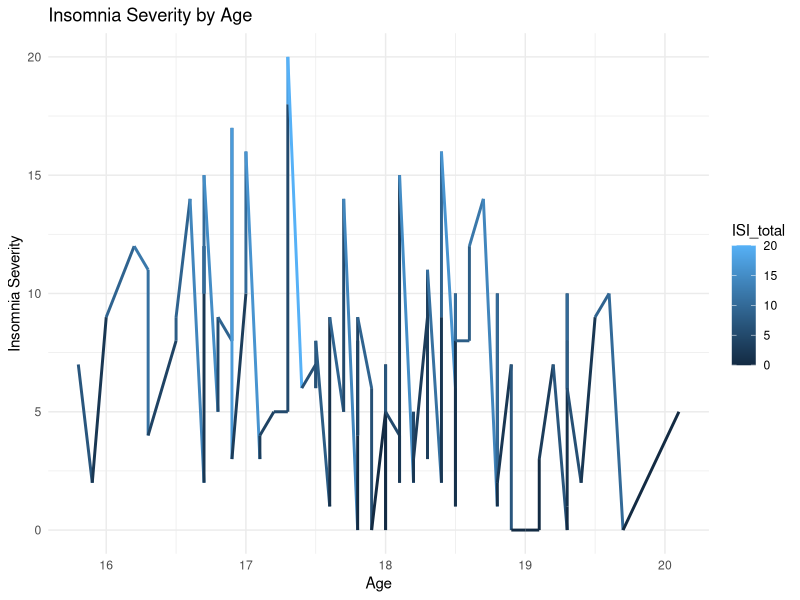
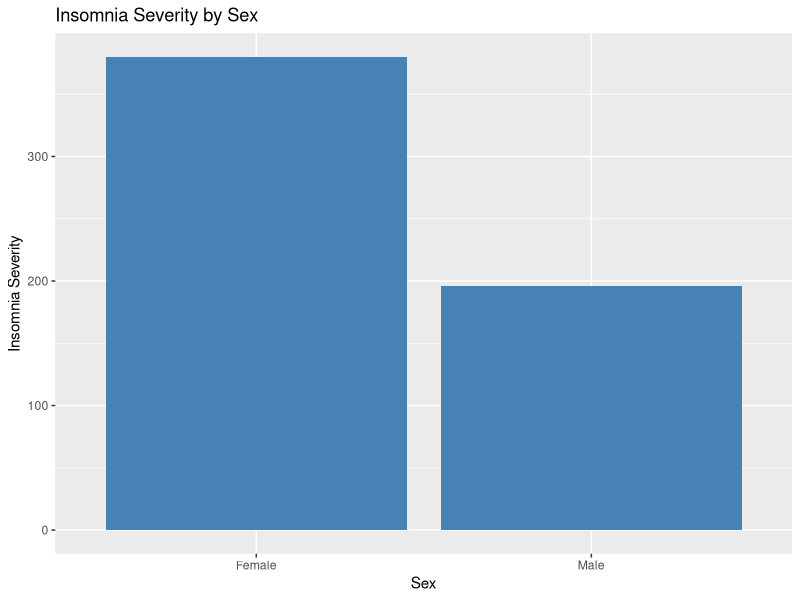
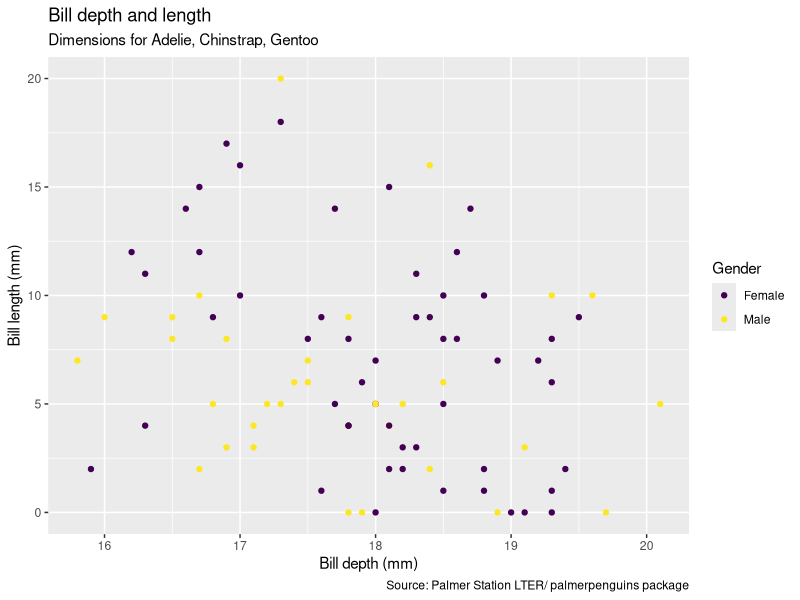
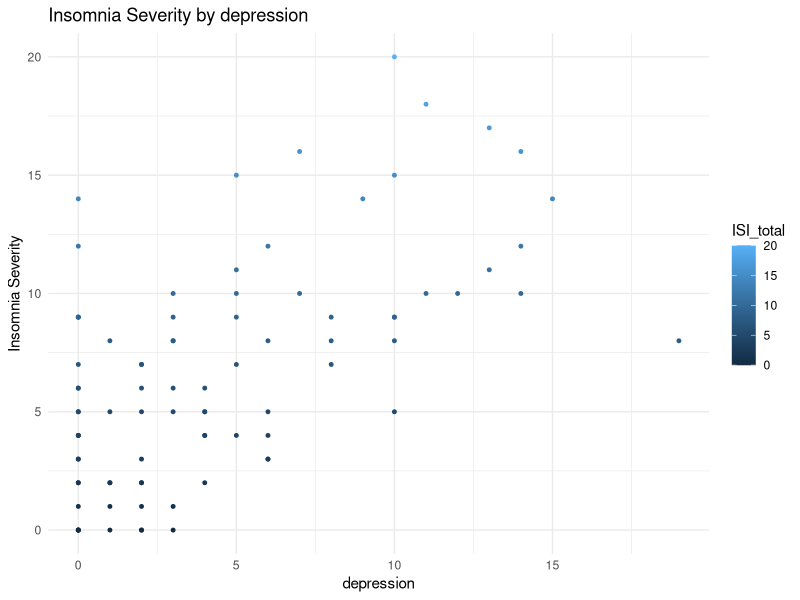

These charts were generated, in order, by the following R code:
## ---- chunk 1
knitr::opts_chunk$set(echo = TRUE)
## ---- chunk 2
library(tidyverse)
insomnia_uncleaned <-read.csv("insomnia.csv")
glimpse(insomnia_uncleaned) 
## ---- chunk 3
insomnia <- insomnia_uncleaned %>% # <-- pipe operator
   select(Group, SubGroup, Sex, Age, ISI_total, PSQI_total, BDI_total, ASHS_total, ASHS_physiological, ASHS_cognitive,ASHS_emotional, ASHS_SleepEnvirnmont, ASHS_DaytimeSleep, ASHS_substances, ASHS_bedtimeRoutine, ASHS_sleepStability, ASHS_BedroomSharing, DBAS_total, FIRST_total, GCTI_total, NEO_neuroticism, NEO_extraversion, NEO_openness, NEO_agreeableness, NEO_Conscientiousness, ACE_tot, asq_home, asq_school, asq_attendance, asq_romantic, asq_peer, asq_teacher, asq_future, asq_leisure, asq_finance, asq_responsibility, cope_disengage_su, cope_growth, cope_disengage_mental, cope_emotions, cope_socialsupp_instr, cope_active, cope_denial, cope_religion, cope_humor, cope_disengage_emo, cope_restraint, cope_socialsupp_emo, cope_acccept, cope_suppression, cope_planning)
 # View the columns stacked one below another
 glimpse(insomnia)
## ---- chunk 4
cleaned_insomnia <- na.omit(insomnia)

nrow(insomnia)
nrow(cleaned_insomnia)
## ---- chunk 5
cleaned_insomnia$Sex <- factor(cleaned_insomnia$Sex, levels = c(0, 1), labels = c("Female", "Male"))

participants <- cleaned_insomnia %>%
  select(Group, SubGroup, Sex, Age)
glimpse(participants)

sleep_quality <- cleaned_insomnia %>%
  select(ISI_total, PSQI_total)
glimpse(sleep_quality)

causes <- cleaned_insomnia %>%
  select(BDI_total, ASHS_total, ASHS_physiological, ASHS_cognitive,ASHS_emotional, ASHS_SleepEnvirnmont, ASHS_DaytimeSleep, ASHS_substances, ASHS_bedtimeRoutine, ASHS_sleepStability, ASHS_BedroomSharing, DBAS_total, FIRST_total, GCTI_total, NEO_neuroticism, NEO_extraversion, NEO_openness, NEO_agreeableness, NEO_Conscientiousness, ACE_tot, asq_home, asq_school, asq_attendance, asq_romantic, asq_peer, asq_teacher, asq_future, asq_leisure, asq_finance, asq_responsibility)
glimpse(causes)

coping <- cleaned_insomnia %>%
  select(cope_disengage_su, cope_growth, cope_disengage_mental, cope_emotions, cope_socialsupp_instr, cope_active, cope_denial, cope_religion, cope_humor, cope_disengage_emo, cope_restraint, cope_socialsupp_emo, cope_acccept, cope_suppression, cope_planning)
glimpse(coping)
## ---- chunk 6
ggplot(cleaned_insomnia, aes(x = Age, y = ISI_total)) +
  geom_line(aes(color = ISI_total), size = 1) +  # Customize point appearance
  labs(x = "Age", y = "Insomnia Severity") +
  ggtitle("Insomnia Severity by Age") +
  theme_minimal()

ggplot(cleaned_insomnia, aes(x = Sex, y = ISI_total)) +
  geom_bar(stat = "identity", fill = "steelblue") +
  labs(
    x = "Sex",
    y = "Insomnia Severity",
    title = "Insomnia Severity by Sex"
  )

## ---- chunk 7
library(ggplot2)
ggplot(data = cleaned_insomnia, group_by(Sex, Age), #start with data frame
  mapping = aes(x = Age, #map variables to x and y axis
                y = ISI_total,
                colour = Sex)) + #group by species and represent with colours
  geom_point() + #represent each observation with a point
  labs(title = "Bill depth and length",
      subtitle = "Dimensions for Adelie, Chinstrap, Gentoo",
      x = "Bill depth (mm)", y = "Bill length (mm)",
      colour = "Gender",
      caption = "Source: Palmer Station LTER/ palmerpenguins package") + 
  scale_colour_viridis_d()
## ---- chunk 8
library(ggplot2)
library(ggridges)

#ggplot(cleaned_insomnia, aes(x = ISI_total, y = Sex, fill = Sex, color = Sex)) +
 # geom_density_ridges(alpha = 0.5)
## ---- chunk 9
sleephyg <- as.numeric(cleaned_insomnia$ASHS_total)
print(mean(sleephyg))

dysfuncbelief <- as.numeric(cleaned_insomnia$DBAS_total)
print(mean(dysfuncbelief))

stress_home <- as.numeric(cleaned_insomnia$asq_home)
print(mean(stress_home))

stress_school <- as.numeric(cleaned_insomnia$asq_school)
print(mean(stress_school))

stress_attendance <- as.numeric(cleaned_insomnia$asq_attendance)
print(mean(stress_attendance))

stress_romantic <- as.numeric(cleaned_insomnia$asq_romantic)
print(mean(stress_romantic))

stress_peer <- as.numeric(cleaned_insomnia$asq_peer)
print(mean(stress_peer))

stress_teacher <- as.numeric(cleaned_insomnia$asq_teacher)
print(mean(stress_teacher))

stress_future <- as.numeric(cleaned_insomnia$asq_future)
print(mean(stress_future))

stress_leisure <- as.numeric(cleaned_insomnia$asq_leisure)
print(mean(stress_leisure))

stress_finance <- as.numeric(cleaned_insomnia$asq_finance)
print(mean(stress_finance))

stress_responsibility <- as.numeric(cleaned_insomnia$asq_responsibility)
print(mean(stress_responsibility))

totsinvent <- as.numeric(cleaned_insomnia$GCTI_total)
print(mean(totsinvent))

## ---- chunk 10
ggplot(cleaned_insomnia, aes(x = BDI_total, y = ISI_total)) +
  geom_point(aes(color = ISI_total), size = 1) +  # Customize point appearance
  labs(x = "depression", y = "Insomnia Severity") +
  ggtitle("Insomnia Severity by depression") +
  theme_minimal()
